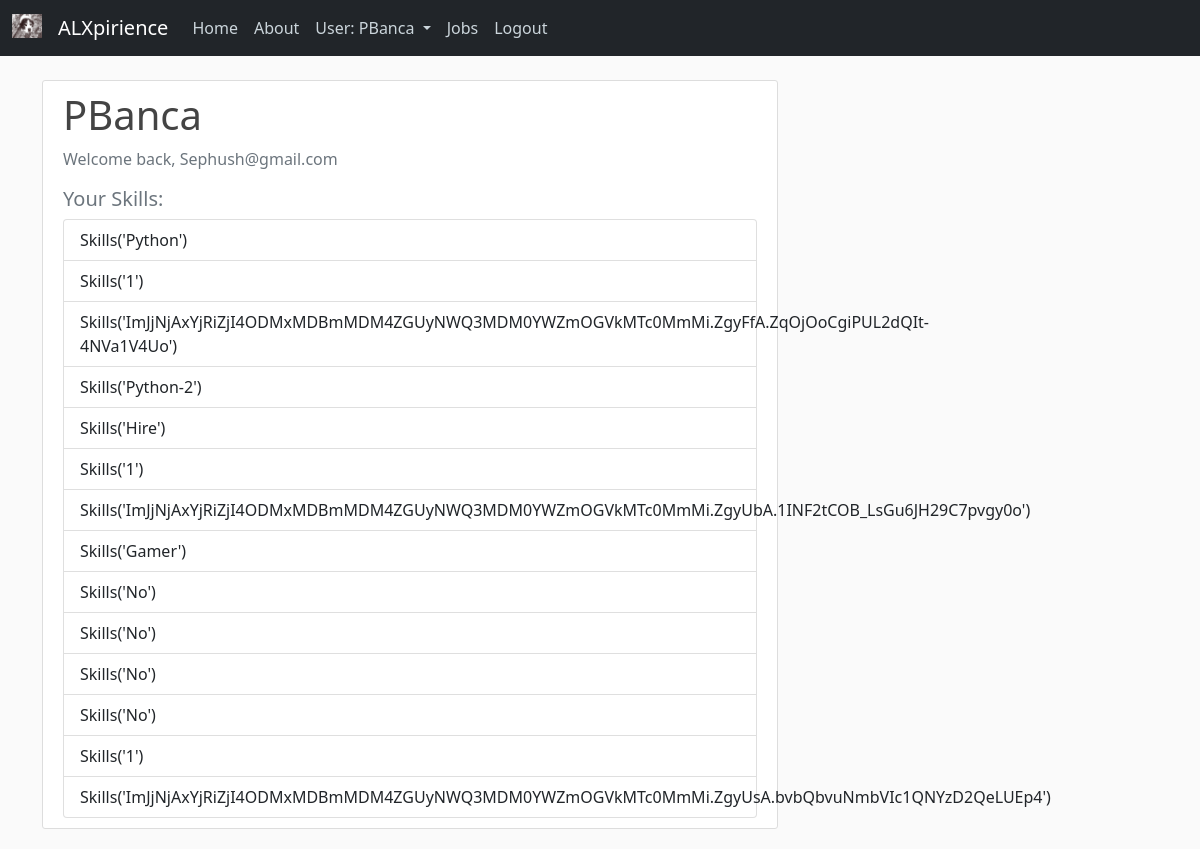
The app's page /profile (signed in) with its own data.
### expirience/data_base.py (models this page shows, shortened)
class User(db.Model, UserMixin):
    id = db.Column(db.Integer, primary_key=True, autoincrement=True)
    username = db.Column(db.String(20), unique=True, nullable=False)
    email = db.Column(db.String(120), unique=True, nullable=False)
    git_hub = db.Column(db.String(120), nullable=False)
    country = db.Column(db.String(40), nullable=False)
    password = db.Column(db.String(60), nullable=False)
    image_file = db.Column(db.String(20), nullable=False, default='default.jpg')
    skills = db.relationship('Skills', backref='author', lazy=True)
    projects = db.relationship('Projects', backref='author', lazy=True)

class Skills(db.Model):
    id = db.Column(db.Integer, primary_key=True, autoincrement=True)
    skill = db.Column(db.String(20), nullable=False)
    user_id = db.Column(db.Integer, db.ForeignKey('user.id'), nullable=False)
    def __repr__(self):
        return f"Skills('{self.skill}')"

### expirience/routes.py (the view)
@app.route('/profile')
@login_required
def profile():
    if not current_user.is_authenticated:
        return redirect(url_for('home'))
    print(Skills.query.all())
    if not Skills.query.all():
        return render_template('profile.html', title="Profile", form=None)
    return render_template('profile.html', title="Profile",
                           form=Skills.query.filter_by(author=current_user).all())

### expirience/data_base.py (called while the page is built)
@loginManager.user_loader
def get_user(user_id):
    return User.query.get(int(user_id))

### expirience/templates/profile.html
{% extends "layout.html" %}
{% block content %}
    <div class="content-section">
        <div class="media">
            <div class="media-body">
                <h2 class="account-heading">{{ current_user.username }}</h2>
                <p class="text-secondary">Welcome back, {{ current_user.email }}</p>
                {% if form %}
                    <h5 class="text-secondary">Your Skills:</h5>
                    <ul class="list-group">
                        {% for skill in form %}
                            <li class="list-group-item">{{ skill }}</li>
                        {% endfor %}
                    </ul>
                {% endif %}
            </div>
        </div>
{% endblock %}

### expirience/templates/layout.html (shortened to what this page needs)
<!DOCTYPE html>
<html lang="en">
<head>
    <link href="https://cdn.jsdelivr.net/npm/bootstrap@5.0.2/dist/css/bootstrap.min.css" rel="stylesheet">
    <link rel="stylesheet" type="text/css" href="{{ url_for('static', filename='main.css') }}">
</head>
<body>
    <header class="site-header">
        <nav class="navbar navbar-expand-md navbar-dark bg-dark fixed-top">
          <div class="container-fluid">
            <a class="navbar-brand" href="{{ url_for('home') }}">
              <img src="static/images/large.ico" alt="" width="30" height="24" class="d-inline-block align-text-top">
            </a>
            <a class="navbar-brand mr-4" href="/">ALXpirience</a>
            <div class="collapse navbar-collapse" id="navbarToggle">
              <div class="navbar-nav mr-auto">
                <a class="nav-item nav-link" href="{{ url_for('home') }}">Home</a>
                <a class="nav-item nav-link" href="/about">About</a>
              </div>
              <div class="navbar-nav">
                {% if current_user.is_authenticated %}
                  <a class="nav-link dropdown-toggle" href="#" id="navbarDropdown" role="button" data-bs-toggle="dropdown" aria-expanded="false">
                    User: {{ current_user.username }}
                  </a>
                    <a class="nav-item nav-link" href="{{ url_for('get_job') }}">Jobs</a>
                    <a class="nav-item nav-link" href="{{ url_for('logout') }}">Logout</a>
                {% else %}
                  <a class="nav-item nav-link" href="{{ url_for('login') }}">Login</a>
                  <a class="nav-item nav-link" href="{{ url_for('register') }}">Register</a>
                {% endif %}
              </div>
            </div>
          </div>
        </nav>
    </header>
    <main role="main" class="container">
      <div class="row">
        <div class="col-md-8">
          {% block content %}{% endblock %}
        </div>
      </div>
    </main>
</body>
</html>

### expirience/static/main.css (style rules this page uses)
body { background: #fafafa; color: #333333; margin-top: 5rem; }
h1, h2, h3, h4, h5, h6 { color: #444444; }
.site-header .navbar-nav .nav-link { color: #cbd5db; }
.content-section { background: #ffffff; padding: 10px 20px; border: 1px solid #dddddd; border-radius: 3px; margin-bottom: 20px; }
.account-heading { font-size: 2.5rem; }

### records on screen
User: username "PBanca", email "Sephush@gmail.com"
Skills: skill "Skills('Python')"
Skills: skill "Skills('1')"
Skills: skill "Skills('ImJjNjAxYjRiZjI4ODMxMDBmMDM4ZGUyNWQ3MDM0YWZmOGVkMTc0MmMi.ZgyFfA.ZqOjOoCgiPUL2dQIt-4NVa1V4Uo')"
Skills: skill "Skills('Python-2')"
Skills: skill "Skills('Hire')"
Skills: skill "Skills('1')"
Skills: skill "Skills('ImJjNjAxYjRiZjI4ODMxMDBmMDM4ZGUyNWQ3MDM0YWZmOGVkMTc0MmMi.ZgyUbA.1INF2tCOB_LsGu6JH29C7pvgy0o')"
Skills: skill "Skills('Gamer')"
Skills: skill "Skills('No')"
Skills: skill "Skills('No')"
Skills: skill "Skills('No')"
Skills: skill "Skills('No')"
Skills: skill "Skills('1')"
Skills: skill "Skills('ImJjNjAxYjRiZjI4ODMxMDBmMDM4ZGUyNWQ3MDM0YWZmOGVkMTc0MmMi.ZgyUsA.bvbQbvuNmbVIc1QNYzD2QeLUEp4')"
